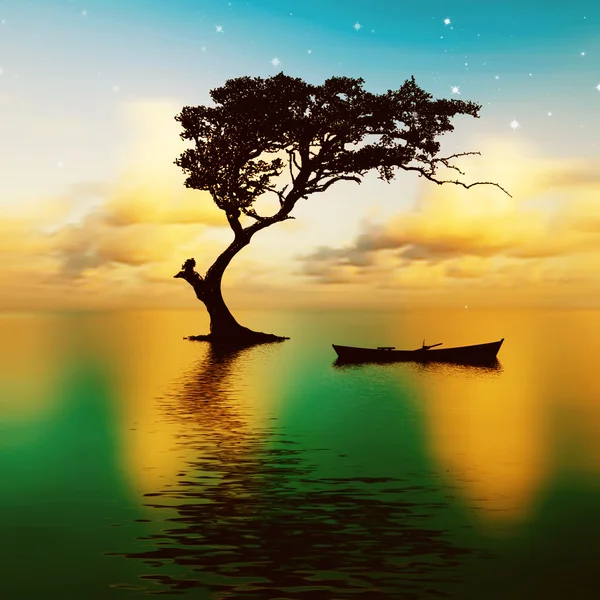
#> input picture blackndwhite/777.jpg, 600 x 600 px
$ python app.py
#> lines starting #> are read from the running program, lines starting #| are printed output that depends on the picture
from PIL import Image

img = Image.open("777.jpg").convert("L")
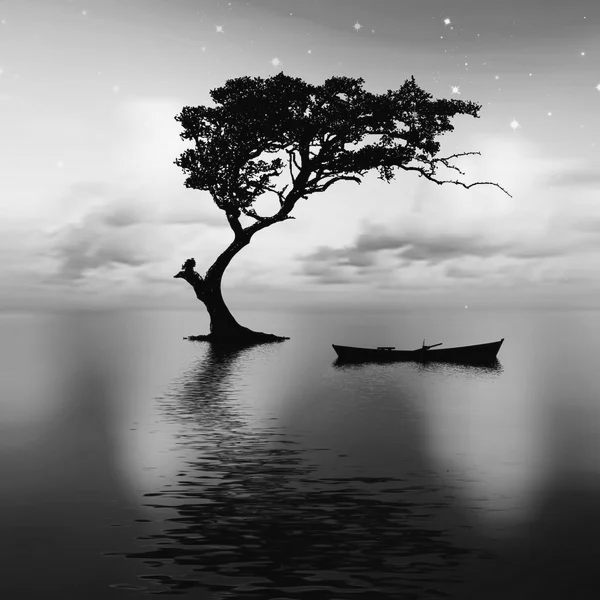
#> img: PIL image 600x600 L; min 0, max 252, mean 128.5
img.save("bw_777.jpg")
